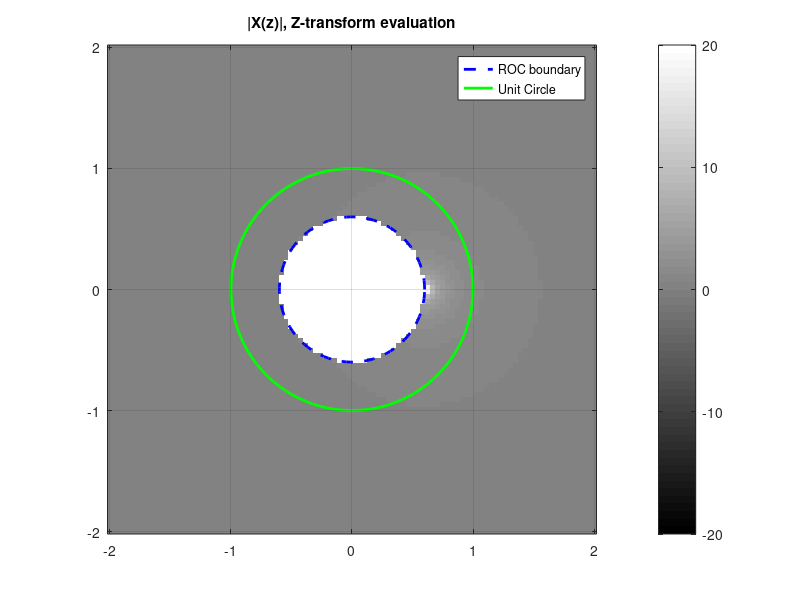

MATLAB code for this plot:
a = 0.6;
n = -999:-1;
x_n = -a .^ (-n);

[x, y] = meshgrid(linspace(-2, 2, 100), linspace(-2, 2, 100));
z = x + 1i * y;
% create function to hold the expression
X = arrayfun(@(zval) sum(x_n .* (zval .^ n)), z);
X(isnan(X(:))) = Inf;
zvals = linspace(-2, 2, 100);
imagesc(zvals, zvals, abs(X));
axis xy; axis square; grid on;
title('|X(z)|, Z-transform evaluation');
colormap('gray');
colorbar;
caxis([-20 20]);

hold on
leg = {'ROC boundary','Unit Circle'};
% Plot the ROC boundary at |z| = a
theta = linspace(0, 2*pi, 100);
x_roc = a * cos(theta);
y_roc = a * sin(theta);
plot(x_roc, y_roc, 'b--', 'LineWidth', 2);

% Plot the unit circle |z| = 1
x_unit = cos(theta);
y_unit = sin(theta);
plot(x_unit, y_unit, 'g', 'LineWidth', 2);
legend(leg)
hold off
